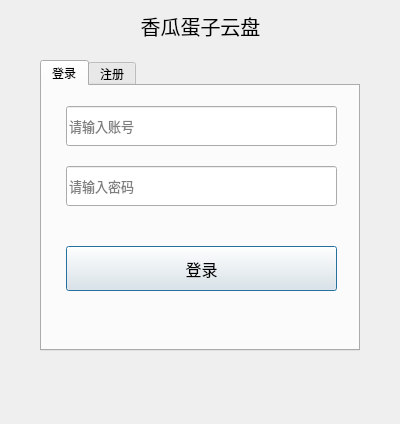
<?xml version="1.0" encoding="UTF-8"?>
<ui version="4.0">
 <class>LoginDialog</class>
 <widget class="QDialog" name="LoginDialog">
  <property name="geometry">
   <rect>
    <x>0</x>
    <y>0</y>
    <width>400</width>
    <height>424</height>
   </rect>
  </property>
  <property name="palette">
   <palette>
    <active/>
    <inactive/>
    <disabled/>
   </palette>
  </property>
  <property name="windowTitle">
   <string>Dialog</string>
  </property>
  <widget class="QLabel" name="loginLabel">
   <property name="geometry">
    <rect>
     <x>0</x>
     <y>0</y>
     <width>401</width>
     <height>51</height>
    </rect>
   </property>
   <property name="font">
    <font>
     <family>华文中宋</family>
     <pointsize>15</pointsize>
     <bold>false</bold>
     <kerning>true</kerning>
    </font>
   </property>
   <property name="layoutDirection">
    <enum>Qt::LeftToRight</enum>
   </property>
   <property name="autoFillBackground">
    <bool>false</bool>
   </property>
   <property name="text">
    <string>香瓜蛋子云盘</string>
   </property>
   <property name="alignment">
    <set>Qt::AlignCenter</set>
   </property>
  </widget>
  <widget class="QTabWidget" name="TabWidget">
   <property name="geometry">
    <rect>
     <x>40</x>
     <y>60</y>
     <width>320</width>
     <height>291</height>
    </rect>
   </property>
   <property name="tabPosition">
    <enum>QTabWidget::North</enum>
   </property>
   <property name="tabShape">
    <enum>QTabWidget::Rounded</enum>
   </property>
   <property name="currentIndex">
    <number>0</number>
   </property>
   <property name="iconSize">
    <size>
     <width>16</width>
     <height>16</height>
    </size>
   </property>
   <property name="elideMode">
    <enum>Qt::ElideNone</enum>
   </property>
   <property name="usesScrollButtons">
    <bool>false</bool>
   </property>
   <property name="tabBarAutoHide">
    <bool>false</bool>
   </property>
   <widget class="QWidget" name="loginTab">
    <attribute name="title">
     <string>登录</string>
    </attribute>
    <widget class="QLineEdit" name="userName">
     <property name="geometry">
      <rect>
       <x>24</x>
       <y>20</y>
       <width>271</width>
       <height>40</height>
      </rect>
     </property>
     <property name="palette">
      <palette>
       <active>
        <colorrole role="PlaceholderText">
         <brush brushstyle="SolidPattern">
          <color alpha="128">
           <red>115</red>
           <green>118</green>
           <blue>122</blue>
          </color>
         </brush>
        </colorrole>
       </active>
       <inactive>
        <colorrole role="PlaceholderText">
         <brush brushstyle="SolidPattern">
          <color alpha="128">
           <red>0</red>
           <green>0</green>
           <blue>0</blue>
          </color>
         </brush>
        </colorrole>
       </inactive>
       <disabled>
        <colorrole role="PlaceholderText">
         <brush brushstyle="SolidPattern">
          <color alpha="128">
           <red>0</red>
           <green>0</green>
           <blue>0</blue>
          </color>
         </brush>
        </colorrole>
       </disabled>
      </palette>
     </property>
     <property name="font">
      <font>
       <pointsize>10</pointsize>
      </font>
     </property>
     <property name="contextMenuPolicy">
      <enum>Qt::DefaultContextMenu</enum>
     </property>
     <property name="acceptDrops">
      <bool>false</bool>
     </property>
     <property name="inputMask">
      <string/>
     </property>
     <property name="text">
      <string/>
     </property>
     <property name="maxLength">
      <number>30</number>
     </property>
     <property name="frame">
      <bool>true</bool>
     </property>
     <property name="placeholderText">
      <string>请输入账号</string>
     </property>
     <property name="clearButtonEnabled">
      <bool>true</bool>
     </property>
    </widget>
    <widget class="QLineEdit" name="password">
     <property name="geometry">
      <rect>
       <x>24</x>
       <y>80</y>
       <width>271</width>
       <height>40</height>
      </rect>
     </property>
     <property name="palette">
      <palette>
       <active>
        <colorrole role="PlaceholderText">
         <brush brushstyle="SolidPattern">
          <color alpha="128">
           <red>115</red>
           <green>118</green>
           <blue>122</blue>
          </color>
         </brush>
        </colorrole>
       </active>
       <inactive>
        <colorrole role="PlaceholderText">
         <brush brushstyle="SolidPattern">
          <color alpha="128">
           <red>0</red>
           <green>0</green>
           <blue>0</blue>
          </color>
         </brush>
        </colorrole>
       </inactive>
       <disabled>
        <colorrole role="PlaceholderText">
         <brush brushstyle="SolidPattern">
          <color alpha="128">
           <red>0</red>
           <green>0</green>
           <blue>0</blue>
          </color>
         </brush>
        </colorrole>
       </disabled>
      </palette>
     </property>
     <property name="font">
      <font>
       <pointsize>10</pointsize>
      </font>
     </property>
     <property name="contextMenuPolicy">
      <enum>Qt::DefaultContextMenu</enum>
     </property>
     <property name="acceptDrops">
      <bool>false</bool>
     </property>
     <property name="inputMask">
      <string/>
     </property>
     <property name="text">
      <string/>
     </property>
     <property name="maxLength">
      <number>30</number>
     </property>
     <property name="echoMode">
      <enum>QLineEdit::Password</enum>
     </property>
     <property name="placeholderText">
      <string>请输入密码</string>
     </property>
     <property name="clearButtonEnabled">
      <bool>true</bool>
     </property>
    </widget>
    <widget class="QPushButton" name="loginButton">
     <property name="geometry">
      <rect>
       <x>24</x>
       <y>160</y>
       <width>271</width>
       <height>45</height>
      </rect>
     </property>
     <property name="font">
      <font>
       <pointsize>12</pointsize>
      </font>
     </property>
     <property name="cursor">
      <cursorShape>PointingHandCursor</cursorShape>
     </property>
     <property name="text">
      <string>登录</string>
     </property>
    </widget>
   </widget>
   <widget class="QWidget" name="registerTab">
    <attribute name="title">
     <string>注册</string>
    </attribute>
    <widget class="QLineEdit" name="rUserName">
     <property name="geometry">
      <rect>
       <x>24</x>
       <y>20</y>
       <width>271</width>
       <height>40</height>
      </rect>
     </property>
     <property name="palette">
      <palette>
       <active>
        <colorrole role="PlaceholderText">
         <brush brushstyle="SolidPattern">
          <color alpha="128">
           <red>115</red>
           <green>118</green>
           <blue>122</blue>
          </color>
         </brush>
        </colorrole>
       </active>
       <inactive>
        <colorrole role="PlaceholderText">
         <brush brushstyle="SolidPattern">
          <color alpha="128">
           <red>0</red>
           <green>0</green>
           <blue>0</blue>
          </color>
         </brush>
        </colorrole>
       </inactive>
       <disabled>
        <colorrole role="PlaceholderText">
         <brush brushstyle="SolidPattern">
          <color alpha="128">
           <red>0</red>
           <green>0</green>
           <blue>0</blue>
          </color>
         </brush>
        </colorrole>
       </disabled>
      </palette>
     </property>
     <property name="font">
      <font>
       <pointsize>10</pointsize>
      </font>
     </property>
     <property name="contextMenuPolicy">
      <enum>Qt::DefaultContextMenu</enum>
     </property>
     <property name="acceptDrops">
      <bool>false</bool>
     </property>
     <property name="inputMask">
      <string/>
     </property>
     <property name="text">
      <string/>
     </property>
     <property name="maxLength">
      <number>30</number>
     </property>
     <property name="placeholderText">
      <string>请输入账号</string>
     </property>
    </widget>
    <widget class="QLineEdit" name="rPassword1">
     <property name="geometry">
      <rect>
       <x>24</x>
       <y>70</y>
       <width>271</width>
       <height>40</height>
      </rect>
     </property>
     <property name="palette">
      <palette>
       <active>
        <colorrole role="PlaceholderText">
         <brush brushstyle="SolidPattern">
          <color alpha="128">
           <red>115</red>
           <green>118</green>
           <blue>122</blue>
          </color>
         </brush>
        </colorrole>
       </active>
       <inactive>
        <colorrole role="PlaceholderText">
         <brush brushstyle="SolidPattern">
          <color alpha="128">
           <red>0</red>
           <green>0</green>
           <blue>0</blue>
          </color>
         </brush>
        </colorrole>
       </inactive>
       <disabled>
        <colorrole role="PlaceholderText">
         <brush brushstyle="SolidPattern">
          <color alpha="128">
           <red>0</red>
           <green>0</green>
           <blue>0</blue>
          </color>
         </brush>
        </colorrole>
       </disabled>
      </palette>
     </property>
     <property name="font">
      <font>
       <pointsize>10</pointsize>
      </font>
     </property>
     <property name="contextMenuPolicy">
      <enum>Qt::DefaultContextMenu</enum>
     </property>
     <property name="acceptDrops">
      <bool>false</bool>
     </property>
     <property name="inputMask">
      <string/>
     </property>
     <property name="text">
      <string/>
     </property>
     <property name="maxLength">
      <number>30</number>
     </property>
     <property name="echoMode">
      <enum>QLineEdit::Password</enum>
     </property>
     <property name="placeholderText">
      <string>请输入密码</string>
     </property>
    </widget>
    <widget class="QPushButton" name="registerButton">
     <property name="geometry">
      <rect>
       <x>164</x>
       <y>180</y>
       <width>131</width>
       <height>45</height>
      </rect>
     </property>
     <property name="font">
      <font>
       <pointsize>12</pointsize>
      </font>
     </property>
     <property name="cursor">
      <cursorShape>PointingHandCursor</cursorShape>
     </property>
     <property name="text">
      <string>注册</string>
     </property>
    </widget>
    <widget class="QPushButton" name="resetButton">
     <property name="geometry">
      <rect>
       <x>24</x>
       <y>180</y>
       <width>131</width>
       <height>45</height>
      </rect>
     </property>
     <property name="font">
      <font>
       <pointsize>12</pointsize>
      </font>
     </property>
     <property name="cursor">
      <cursorShape>PointingHandCursor</cursorShape>
     </property>
     <property name="text">
      <string>重置</string>
     </property>
    </widget>
    <widget class="QLineEdit" name="rPassword2">
     <property name="geometry">
      <rect>
       <x>24</x>
       <y>120</y>
       <width>271</width>
       <height>40</height>
      </rect>
     </property>
     <property name="palette">
      <palette>
       <active>
        <colorrole role="PlaceholderText">
         <brush brushstyle="SolidPattern">
          <color alpha="128">
           <red>115</red>
           <green>118</green>
           <blue>122</blue>
          </color>
         </brush>
        </colorrole>
       </active>
       <inactive>
        <colorrole role="PlaceholderText">
         <brush brushstyle="SolidPattern">
          <color alpha="128">
           <red>0</red>
           <green>0</green>
           <blue>0</blue>
          </color>
         </brush>
        </colorrole>
       </inactive>
       <disabled>
        <colorrole role="PlaceholderText">
         <brush brushstyle="SolidPattern">
          <color alpha="128">
           <red>0</red>
           <green>0</green>
           <blue>0</blue>
          </color>
         </brush>
        </colorrole>
       </disabled>
      </palette>
     </property>
     <property name="font">
      <font>
       <pointsize>10</pointsize>
      </font>
     </property>
     <property name="contextMenuPolicy">
      <enum>Qt::DefaultContextMenu</enum>
     </property>
     <property name="acceptDrops">
      <bool>false</bool>
     </property>
     <property name="inputMask">
      <string/>
     </property>
     <property name="text">
      <string/>
     </property>
     <property name="maxLength">
      <number>30</number>
     </property>
     <property name="echoMode">
      <enum>QLineEdit::Password</enum>
     </property>
     <property name="placeholderText">
      <string>请再输入一次密码</string>
     </property>
    </widget>
   </widget>
  </widget>
 </widget>
 <resources/>
 <connections/>
</ui>
